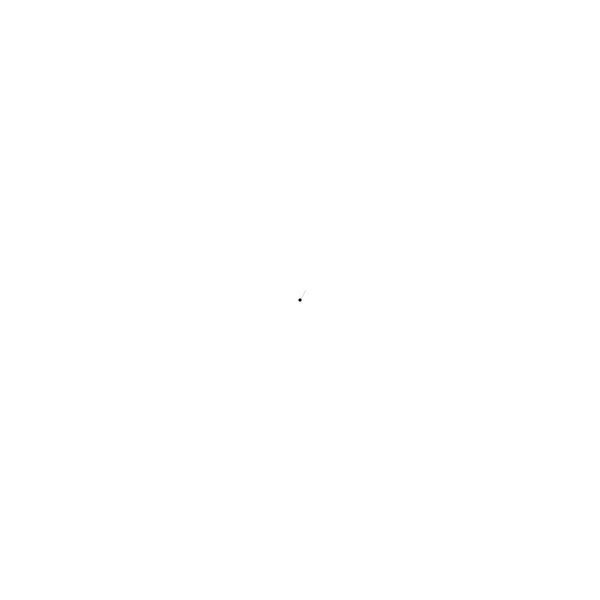
Frame 1 (no input)
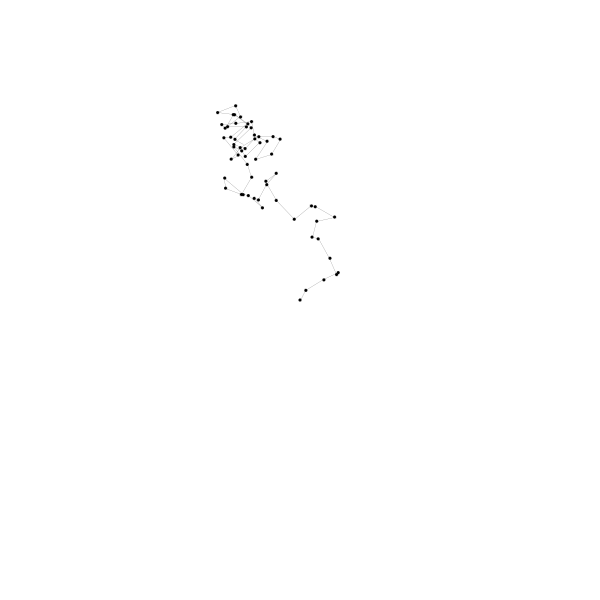
Frame 60 (the mouse pressed at the canvas centre just before this capture)
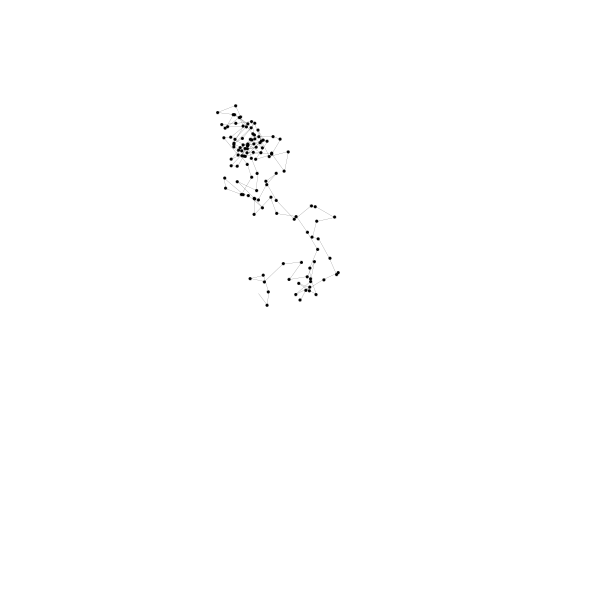
Frame 120 (the mouse held since frame 60 and released just before this capture)

The Processing sketch that drew these frames (run headless with seeded random() and noise(); from frame 60 on, the mouse is pressed at the canvas centre):

// Processing sketch: sketch_220121j_randomwalk_line
// ── sketch_220121j_randomwalk_line.pde
float ballX;
float ballY;

void setup(){
  size(600,600);
  background(255);

  fill(0);
  strokeWeight(0.05);
  ballX = width/2;
  ballY = height/2;
  

}

void draw(){
  
  float px = ballX;
  float py = ballY;

  ellipse(ballX,ballY,3,3);
  
  ballX = ballX + random(-20,20);
  ballY = ballY + random(-20,20);
  
  line(px,py,ballX,ballY);
}
